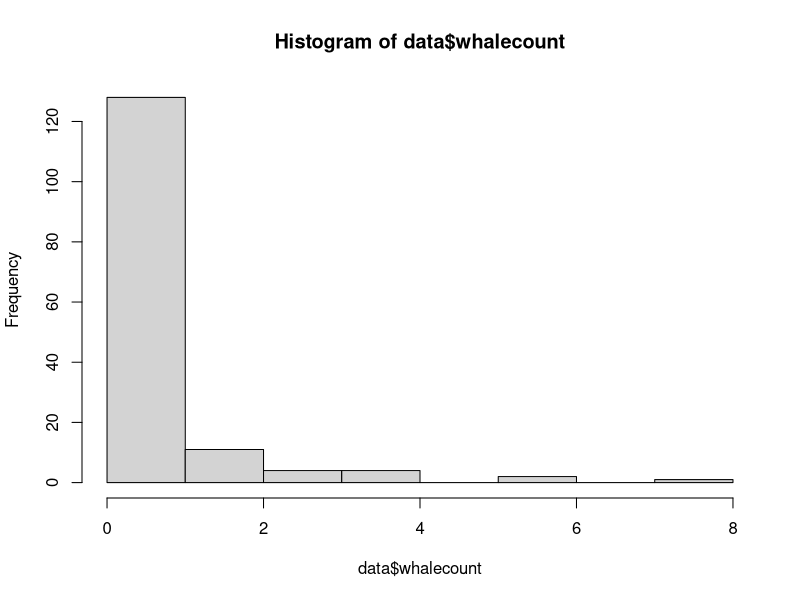
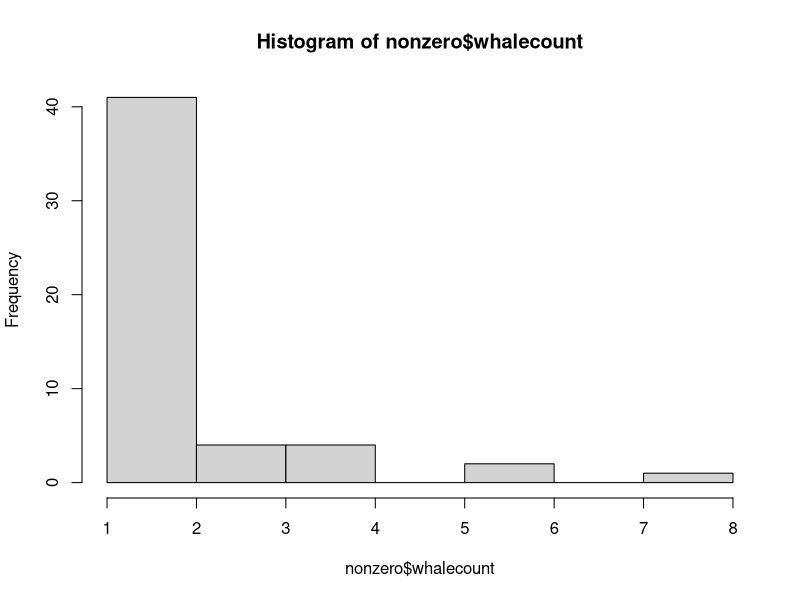

The R source for these figures, in order: (Note: this script raises an error after producing the figures.)
## ---- chunk 1

## ---- chunk 2
# Read in Data
data <- read.csv("Er prey analysis for R fixed whale presence.csv")
## ---- chunk 3
hist(data$whalecount)
## ---- chunk 4
# pull out non-zero counts
nonzero <- data[which(data$whalecount > 0),]

# look at them
hist(nonzero$whalecount)
## ---- chunk 5
library(VGAM)

# construct model with mysid count
m1 <- vglm(whalecount ~ MysidCount, data = nonzero, family = "pospoisson")

# check for overdispersion
pchisq(sum(residuals(m1,type = "pearson")^2),nrow(nonzero)-2,lower.tail = FALSE)
# p = 0.000005, overdispersed

# fit with ZT neg binom
m2 <- vglm(whalecount ~ MysidCount, data = nonzero, family = posnegbinomial)
summary(m2)
## ---- chunk 6
library(pscl)
m.hurdle <- hurdle(whalecount ~ MysidCount|MysidCount, data = data, dist = "negbin")
summary(m.hurdle)
## ---- chunk 7
